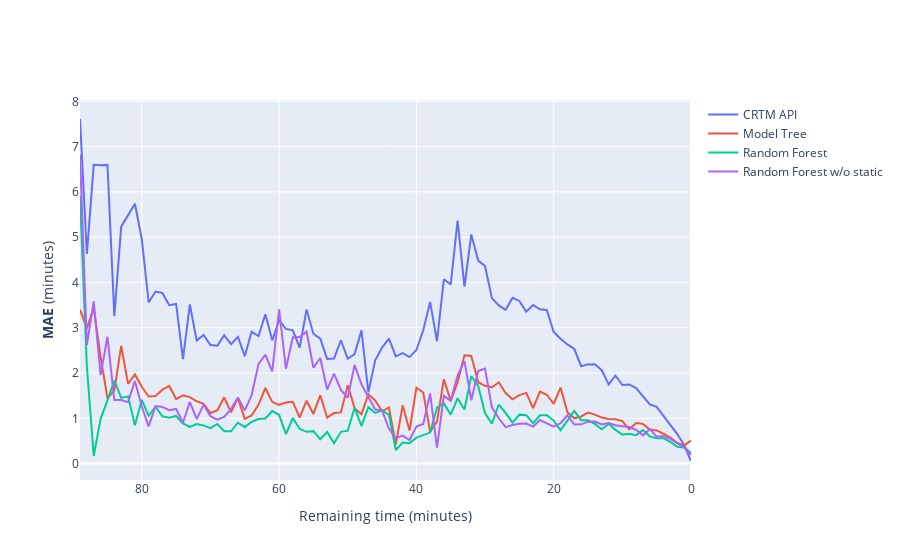

Here is the notebook cell this chart was saved with:
### Code cell
# Real-time
fig = go.Figure()

# CRTM API

fig.add_trace(
    go.Scatter(x=mae_greens_crtm['remaining_seconds'], y=mae_greens_crtm['mae'], name='CRTM API'))

# MT

fig.add_trace(
    go.Scatter(x=mae_greens_mt['remaining_seconds'], y=mae_greens_mt['mae'], name='Model Tree'))


# RFR

fig.add_trace(
    go.Scatter(x=mae_greens_rfr['remaining_seconds'], y=mae_greens_rfr['mae'], name='Random Forest'))


# RFR w/o static

fig.add_trace(
    go.Scatter(x=mae_greens_rfr_wo_static['remaining_seconds'],
               y=mae_greens_rfr_wo_static['mae'],
               name='Random Forest w/o static'))


fig.update_xaxes(autorange="reversed")

# Set y-axes titles
fig.update_yaxes(title_text="<b>MAE</b> (minutes)")

# Edit the layout
# title='Real-time based observations estimation error per minute'
fig.update_layout(xaxis_title='Remaining time (minutes)')

fig.show()
